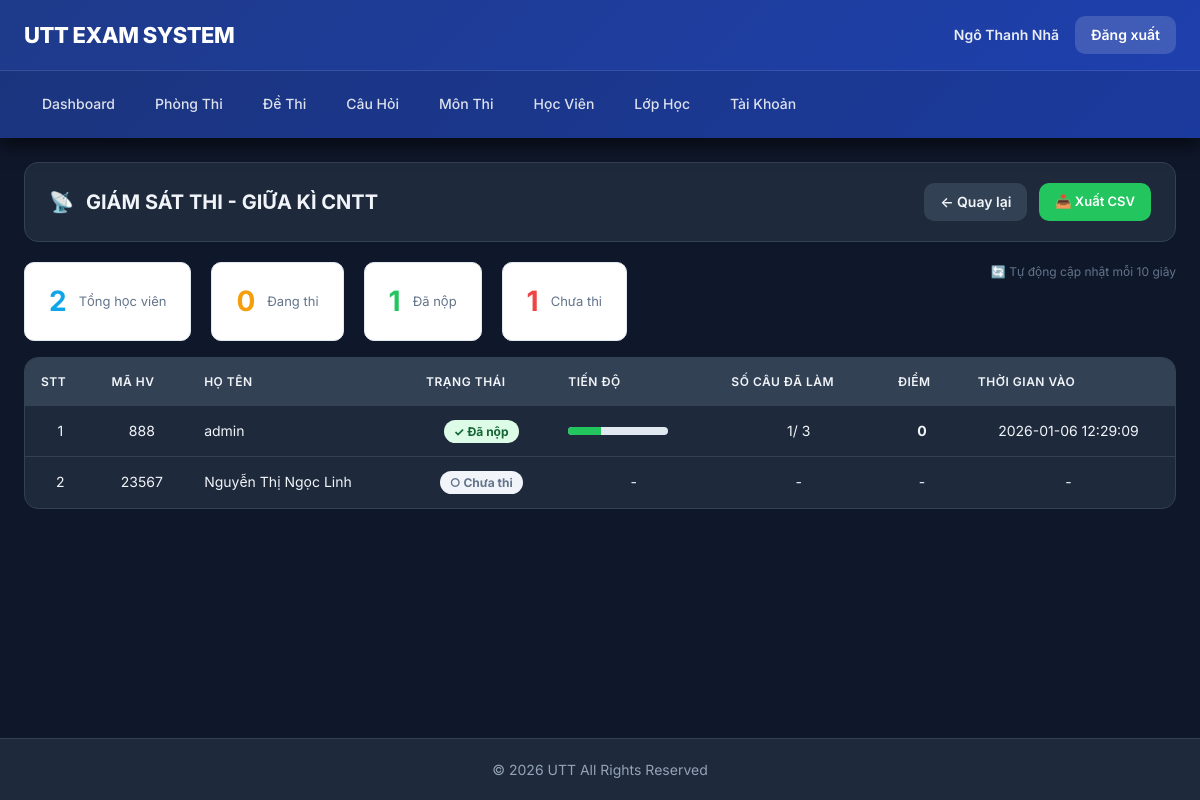
Page /public/index.php?url=PhongthiController/monitor/4 (signed in) on the committed database.
### tables this page shows
CREATE TABLE `phong_thi` (
  `id` int(11) NOT NULL,
  `ma_phong` varchar(30) NOT NULL,
  `ten_phong` varchar(255) NOT NULL,
  `mon_id` int(11) NOT NULL,
  `de_id` int(11) NOT NULL,
  `lop_id` int(11) NOT NULL,
  `trangthai` tinyint(4) DEFAULT 1,
  `bat_dau` datetime DEFAULT NULL,
  `nguoi_tao` varchar(100) DEFAULT '',
  `created_at` datetime DEFAULT current_timestamp()
);

CREATE TABLE `phong_thi_hoc_vien` (
  `id` int(11) NOT NULL,
  `phong_id` int(11) NOT NULL,
  `hocvien_id` int(11) NOT NULL,
  `thoi_gian_vao` datetime DEFAULT NULL,
  `kich_hoat` tinyint(4) DEFAULT 1,
  `diem` int(11) DEFAULT 0,
  `cau_dung` int(11) DEFAULT 0,
  `trang_thai` varchar(20) DEFAULT 'Chưa thi',
  `lam_lai` tinyint(4) DEFAULT 0,
  `so_lan_vi_pham` int(11) DEFAULT 0,
  `tru` int(11) DEFAULT 0,
  `con_lai` int(11) DEFAULT 0,
  `ghi_chu` varchar(255) DEFAULT ''
);

CREATE TABLE `hoc_vien` (
  `id` int(11) NOT NULL,
  `hoten` varchar(100) NOT NULL,
  `ma_hv` varchar(50) NOT NULL,
  `matkhau` varchar(100) NOT NULL,
  `trangthai` tinyint(4) DEFAULT 1,
  `lop_id` int(11) NOT NULL,
  `created_by` int(11) DEFAULT NULL,
  `created_at` datetime DEFAULT current_timestamp()
);

### Core/Controller.php (called while the page is built, shortened)
<?php
class Controller{
  public function model($name){
    return new $name;
  }
  public function view($layout,$data=[]){
    require_once __DIR__."/../MVC/Views/$layout.php";
  }
}

### MVC/Controllers/PhongthiController.php (called while the page is built, shortened)
<?php
class PhongthiController extends Controller
{
  public function monitor($id)
  {
    $m = $this->model("Phongthi_m");
    $phong = $m->find((int) $id);
    $lamBaiM = $this->model("LamBai_m");
    $rows = $lamBaiM->getPhongStatus((int) $id);
    $de = $this->model("Dethi_m")->list((int) $phong["mon_id"], "");
    $tong_cau = 0;
    foreach ($de as $d) {
      if ((int) $d["id"] === (int) $phong["de_id"]) {
        $tong_cau = (int) $d["cau_de"] + (int) $d["cau_tb"] + (int) $d["cau_kho"];
        break;
      }
    }
    $this->view("layout_admin", [
      "page" => "Pages/pt_monitor",
      "phong" => $phong,
      "rows" => $rows,
      "de_info" => ["tong_cau" => $tong_cau]
    ]);
  }
}

### Core/App.php (called while the page is built, shortened)
<?php
class App {
  public function __construct(){
    $url = $_GET["url"] ?? "AuthController/login";
    $arr = explode("/", trim($url,"/"));
    $action     = $arr[1] ?? "login";
    $params     = array_slice($arr,2);
    $c = new $controller;
    call_user_func_array([$c,$action], $params);
  }
}

### public/index.php (called while the page is built, shortened)
<?php
require_once __DIR__."/../Core/Database.php";
require_once __DIR__."/../Core/Controller.php";
require_once __DIR__."/../Core/App.php";
new App();

### Core/Database.php (called while the page is built, shortened)
<?php
class Database
{
  public function __construct()
  {
    $dsn = "mysql:host=" . DB_HOST . ";port=" . DB_PORT . ";dbname=" . DB_NAME . ";charset=utf8mb4";
    $this->con = new PDO($dsn, DB_USER, DB_PASS, [
      PDO::ATTR_ERRMODE => PDO::ERRMODE_EXCEPTION,
      PDO::ATTR_DEFAULT_FETCH_MODE => PDO::FETCH_ASSOC
    ]);
  }
}

### MVC/Models/Phongthi_m.php (called while the page is built, shortened)
<?php
class Phongthi_m extends Database {
  public function find($id){
    $st=$this->con->prepare("
      SELECT p.*, m.ten_mon, d.ten_de, l.ma_lop
      FROM phong_thi p
      JOIN mon_thi m ON m.id=p.mon_id
      JOIN de_thi d ON d.id=p.de_id
      JOIN lop_hoc l ON l.id=p.lop_id
      WHERE p.id=?
    ");
    $st->execute([(int)$id]);
    return $st->fetch();
  }
}

### MVC/Models/LamBai_m.php (called while the page is built, shortened)
<?php
class LamBai_m extends Database
{
  public function getPhongStatus($phong_id)
  {
    $st = $this->con->prepare("
      SELECT phv.*, hv.ma_hv, hv.hoten, l.ma_lop,
             bl.id as bailam_id, bl.status as bl_status, bl.start_at,
             (SELECT COUNT(*) FROM bai_lam_ct WHERE bailam_id=bl.id AND chon IS NOT NULL) as so_da_lam
      FROM phong_thi_hoc_vien phv
      JOIN hoc_vien hv ON hv.id=phv.hocvien_id
      JOIN lop_hoc l ON l.id=hv.lop_id
      LEFT JOIN bai_lam bl ON bl.phong_id=phv.phong_id AND bl.hocvien_id=phv.hocvien_id AND bl.status='Doing'
      WHERE phv.phong_id=?
      ORDER BY hv.hoten
    ");
    $st->execute([(int) $phong_id]);
    return $st->fetchAll();
  }
}

### MVC/Views/Pages/pt_monitor.php (the view, shortened to what this page needs)
<?php
$phong = $data["phong"];
$rows = $data["rows"] ?? [];
$de_info = $data["de_info"] ?? [];
?>
<div class="page-head">
    <div class="page-title">
        <span class="icon">📡</span>
        <span>GIÁM SÁT THI -
            <?= htmlspecialchars($phong["ten_phong"]) ?>
        </span>
    </div>
    <div class="page-actions">
        <a href="<?= BASE_URL ?>/index.php?url=PhongthiController/vaoPhong/<?= $phong["id"] ?>" class="btn-gray">← Quay
            lại</a>
        <a href="<?= BASE_URL ?>/index.php?url=PhongthiController/exportCSV/<?= $phong["id"] ?>"
            class="btn-green btn-sm">📥 Xuất CSV</a>
    </div>
</div>
<?php
$total = count($rows);
$doing = 0;
$done = 0;
foreach ($rows as $r) {
    if (($r["trang_thai"] ?? "") === "Đã nộp")
        $done++;
    elseif (($r["bl_status"] ?? "") === "Doing")
        $doing++;
}
$pending = $total - $doing - $done;
?>
<div class="monitor-info">
    <div class="monitor-card">
        <div class="num">
            <?= $total ?>
        </div>
        <div class="label">Tổng học viên</div>
    </div>
    <div class="monitor-card yellow">
        <div class="num">
            <?= $doing ?>
        </div>
        <div class="label">Đang thi</div>
    </div>
    <div class="monitor-card green">
        <div class="num">
            <?= $done ?>
        </div>
        <div class="label">Đã nộp</div>
    </div>
    <div class="monitor-card red">
        <div class="num">
            <?= $pending ?>
        </div>
        <div class="label">Chưa thi</div>
    </div>
    <div class="auto-refresh">
        🔄 Tự động cập nhật mỗi 10 giây
    </div>
</div>
<div class="box">
    <table class="tbl">
        <thead>
            <tr>
                <th>STT</th>
                <th>Mã HV</th>
                <th>Họ tên</th>
                <th>Trạng thái</th>
                <th>Tiến độ</th>
                <th>Số câu đã làm</th>
                <th>Điểm</th>
                <th>Thời gian vào</th>
            </tr>
        </thead>
        <tbody id="monitor-body">
            <?php foreach ($rows as $i => $r):
                $status = $r["trang_thai"] ?? "";
                $bl_status = $r["bl_status"] ?? "";
                $so_da_lam = (int) ($r["so_da_lam"] ?? 0);
                $tong_cau = (int) ($de_info["tong_cau"] ?? 10);
                $pct = $tong_cau > 0 ? round($so_da_lam / $tong_cau * 100) : 0;
                ?>
                <tr>
                    <td style="text-align:center">
                        <?= $i + 1 ?>
                    </td>
                    <td style="text-align:center">
                        <?= htmlspecialchars($r["ma_hv"] ?? "") ?>
                    </td>
                    <td>
                        <?= htmlspecialchars($r["hoten"] ?? "") ?>
                    </td>
                    <td style="text-align:center">
                        <?php if ($status === "Đã nộp"): ?>
                            <span class="status-done">✓ Đã nộp</span>
                        <?php elseif ($bl_status === "Doing"): ?>
                            <span class="status-doing">⏳ Đang thi</span>
                        <?php else: ?>
                            <span class="status-pending">○ Chưa thi</span>
                        <?php endif; ?>
                    </td>
                    <td style="text-align:center">
                        <?php if ($bl_status === "Doing" || $status === "Đã nộp"): ?>
                            <div class="progress-bar">
                                <div class="fill" style="width:<?= $pct ?>%"></div>
                            </div>
                        <?php else: ?>
                            -
                        <?php endif; ?>
                    </td>
                    <td style="text-align:center">
                        <?php if ($bl_status === "Doing" || $status === "Đã nộp"): ?>
                            <?= $so_da_lam ?>/
                            <?= $tong_cau ?>
                        <?php else: ?>
                            -
                        <?php endif; ?>
                    </td>
                    <td style="text-align:center">
                        <?php if ($status === "Đã nộp"): ?>
                            <b>
                                <?= $r["diem"] ?? 0 ?>
                            </b>
                        <?php else: ?>
                            -
                        <?php endif; ?>
                    </td>
                    <td style="text-align:center">
                        <?= htmlspecialchars($r["thoi_gian_vao"] ?? "-") ?>
                    </td>
                </tr>
            <?php endforeach; ?>
        </tbody>
    </table>
</div>

### public/assets/style.css (style rules this page uses)
:root { --bg-primary: #0f172a; --bg-secondary: #1e293b; --bg-tertiary: #334155; --accent-primary: #3b82f6; --accent-hover: #2563eb; --accent-light: #60a5fa; --text-primary: #f1f5f9; --text-secondary: #94a3b8; --text-muted: #64748b; --success: #22c55e; --warning: #f59e0b; --danger: #ef4444; --info: #06b6d4; --border: #334155; --border-light: #475569; --shadow-sm: 0 1px 2px rgba(0, 0, 0, 0.3); --shadow-md: 0 4px 6px rgba(0, 0, 0, 0.4); --shadow-lg: 0 10px 15px rgba(0, 0, 0, 0.5); --shadow-xl: 0 20px 25px rgba(0, 0, 0, 0.6); --transition: all 0.3s ease; --transition-fast: all 0.15s ease; --radius-sm: 6px; --radius-md: 10px; --radius-lg: 14px; --radius-xl: 20px; }
*, *::before, *::after { box-sizing: border-box; -webkit-box-sizing: border-box; -moz-box-sizing: border-box; margin: 0; padding: 0; }
html { -webkit-text-size-adjust: 100%; -ms-text-size-adjust: 100%; }
body { font-family: 'Inter', -apple-system, BlinkMacSystemFont, 'Segoe UI', Roboto, 'Helvetica Neue', Arial, sans-serif; font-size: 14px; line-height: 1.6; color: var(--text-primary); background: var(--bg-primary); min-height: 100vh; -webkit-font-smoothing: antialiased; -moz-osx-font-smoothing: grayscale; }
a { color: var(--accent-light); text-decoration: none; transition: var(--transition-fast); }
.btn-sm { height: 34px; padding: 0 14px; font-size: 13px; }
.btn-green { background: var(--success); color: #fff; }
.btn-gray { background: var(--bg-tertiary); color: var(--text-primary); border: 1px solid var(--border); }
.btn-green, .btn-blue, .btn-yellow, .btn-gray { display: inline-flex; align-items: center; justify-content: center; height: 38px; padding: 0 16px; border-radius: var(--radius-md); font-weight: 600; cursor: pointer; text-decoration: none; transition: var(--transition); border: none; }
.page-head { display: flex; align-items: center; justify-content: space-between; gap: 20px; padding: 20px 24px; background: var(--bg-secondary); border: 1px solid var(--border); border-radius: var(--radius-lg); margin-bottom: 20px; }
.page-title { display: flex; align-items: center; gap: 12px; font-size: 20px; font-weight: 700; color: var(--text-primary); }
.page-actions { display: flex; align-items: center; gap: 12px; flex-wrap: wrap; }
.box { background: var(--bg-secondary); border: 1px solid var(--border); border-radius: var(--radius-lg); overflow: hidden; margin-bottom: 20px; }
.tbl { width: 100%; border-collapse: collapse; }
.tbl th, .tbl td { padding: 14px 16px; text-align: left; border-bottom: 1px solid var(--border); font-size: 14px; }
.tbl thead th { background: var(--bg-tertiary); font-weight: 600; color: var(--text-primary); text-transform: uppercase; font-size: 12px; letter-spacing: 0.5px; }
.tbl tbody tr { transition: var(--transition-fast); }
.tbl tbody tr:last-child td { border-bottom: none; }

### MVC/Views/Pages/pt_monitor.php (style rules this page uses)
.monitor-info { display: flex; gap: 20px; margin-bottom: 16px; flex-wrap: wrap; }
.monitor-card { background: #fff; border: 1px solid #e2e8f0; border-radius: 10px; padding: 16px 24px; display: flex; align-items: center; gap: 12px; }
.monitor-card .num { font-size: 28px; font-weight: 700; color: #0ea5e9; }
.monitor-card .label { font-size: 13px; color: #64748b; }
.monitor-card.green .num { color: #22c55e; }
.monitor-card.yellow .num { color: #f59e0b; }
.monitor-card.red .num { color: #ef4444; }
.status-done { background: #dcfce7; color: #166534; padding: 4px 10px; border-radius: 12px; font-size: 12px; font-weight: 700; }
.status-pending { background: #f1f5f9; color: #64748b; padding: 4px 10px; border-radius: 12px; font-size: 12px; font-weight: 700; }
.progress-bar { width: 100px; height: 8px; background: #e2e8f0; border-radius: 4px; overflow: hidden; }
.progress-bar .fill { height: 100%; background: #22c55e; transition: width 0.3s; }
.auto-refresh { font-size: 12px; color: #64748b; margin-left: auto; }

### rows in the picture
phong_thi: ten_phong "GIỮA KÌ CNTT"
phong_thi_hoc_vien: hocvien.ma_hv "888", hocvien.hoten "admin", trang_thai "✓ Đã nộp", $pct 33 (drawn), so_da_lam "1", tong_cau "3", diem "0", thoi_gian_vao "2026-01-06 12:29:09"
phong_thi_hoc_vien: hocvien.ma_hv "23567", hocvien.hoten "Nguyễn Thị Ngọc Linh", trang_thai "○ Chưa thi", thoi_gian_vao "-"

### other values in the picture
$u["hoten"] "Ngô Thanh Nhã"
$total "2"
$doing "0"
$done "1"
$pending "1"
